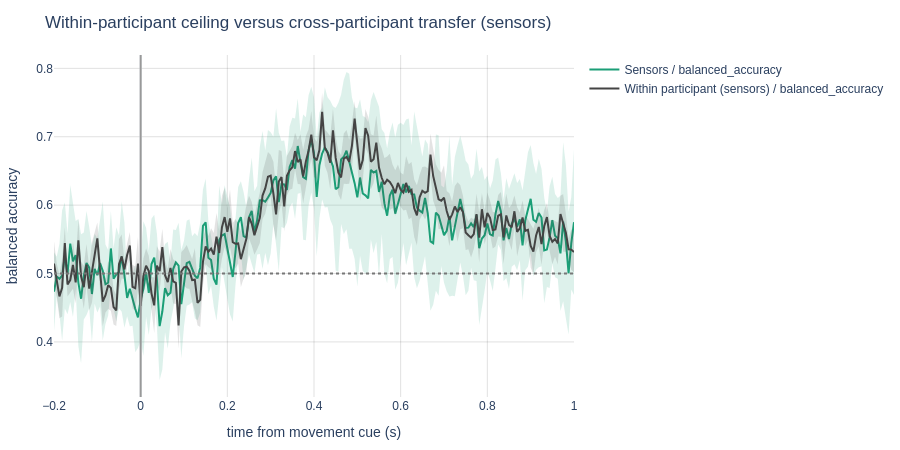

Write notebook code for a chart like this one.
### Markdown cell above
### 11a. The within-participant ceiling

LOSO asks a harder question than "can this signal be classified at all" — it demands that the pattern transfer between heads. Refitting the *identical* sliding decoder inside each participant with stratified k-fold cross-validation separates the two failure modes:

- if the within-participant curve is also near chance, the signal is weak;
- if the within-participant curve is high while LOSO is near chance, the signal is strong but **subject-specific**, and the entire cross-participant problem is one of correspondence rather than of signal-to-noise.

That distinction is precisely what alignment is trying to fix, so this curve is the ceiling every representation is working toward.

### Code cell
within_config = sensor_config.model_copy(deep=True)
within_config.cv = CVConfig(
    strategy="stratified", n_splits=WITHIN_SUBJECT_SPLITS, shuffle=True, random_state=SEED
)

within_frames = []
for subject in ANALYZED_SUBJECTS:
    rows = subject_ids == subject
    _, counts = np.unique(y[rows], return_counts=True)
    if len(counts) < 2 or counts.min() < WITHIN_SUBJECT_SPLITS:
        warnings.warn(f"Skipping {subject}: too few trials per class.", stacklevel=2)
        continue
    within_result = Experiment(within_config).run(
        X[rows], y[rows], sample_ids=trial_ids[rows],
        observation_level="epoch", time_axis=times,
    )
    curve = within_result.get_temporal_score_summary()
    curve["subject"] = subject
    within_frames.append(curve)

within_subject_scores = pd.concat(within_frames, ignore_index=True)
within_subject_scores = within_subject_scores[
    within_subject_scores["Metric"] == "balanced_accuracy"
]
within_subject_curve = (
    within_subject_scores.groupby("Time")["Mean"].agg(["mean", "std", "count"]).reset_index()
)
within_subject_curve["Model"] = "Within participant (sensors)"
within_subject_curve["Metric"] = "balanced_accuracy"
within_subject_curve["Mean"] = within_subject_curve["mean"]
within_subject_curve["Std"] = within_subject_curve["std"].fillna(0.0) / np.sqrt(
    within_subject_curve["count"].clip(lower=1)
)
within_subject_curve = within_subject_curve[["Model", "Metric", "Time", "Mean", "Std"]]

upper_bound_figure = plot_temporal_score_curve(
    pd.concat(
        [
            temporal_scores.loc[
                temporal_scores["Representation"] == "Sensors",
                ["Model", "Metric", "Time", "Mean", "Std"],
            ],
            within_subject_curve,
        ],
        ignore_index=True,
    ),
    metric="balanced_accuracy",
    title="Within-participant ceiling versus cross-participant transfer (sensors)",
    colors=REPRESENTATION_COLORS,
)
upper_bound_figure.add_hline(y=CHANCE_LEVEL, line_dash="dot", line_color="#777777")
upper_bound_figure.add_vline(x=0, line_color="#999999")
upper_bound_figure.update_yaxes(title_text="balanced accuracy")
upper_bound_figure.update_xaxes(title_text="time from movement cue (s)")
upper_bound_figure.show()

within_subject_peaks = (
    within_subject_scores.loc[
        within_subject_scores.groupby("subject")["Mean"].idxmax(),
        ["subject", "Time", "Mean"],
    ]
    .rename(columns={"Time": "peak_time_s", "Mean": "peak_balanced_accuracy"})
    .sort_values("subject")
    .reset_index(drop=True)
)
within_subject_peaks.round(3)

### Figure 1 — Plotly figure (JSON) as saved in the notebook; plotly's stock layout.template omitted (floating-point values rounded to 4 significant figures; data arrays with more than 128 entries replaced by an {"elided": "..."} marker saying what was removed)
{"data": [{"line": {"color": "#1b9e77", "width": 2}, "mode": "lines", "name": "Sensors / balanced_accuracy", "type": "scatter", "x": {"elided": "193 float values"}, "y": {"elided": "193 float values"}}, {"fill": "toself", "fillcolor": "rgba(27,158,119,0.15)", "hoverinfo": "skip", "line": {"color": "rgba(255,255,255,0)"}, "showlegend": false, "type": "scatter", "x": {"elided": "386 float values"}, "y": {"elided": "386 float values"}}, {"line": {"color": "#444444", "width": 2}, "mode": "lines", "name": "Within participant (sensors) / balanced_accuracy", "type": "scatter", "x": {"elided": "193 float values"}, "y": {"elided": "193 float values"}}, {"fill": "toself", "fillcolor": "rgba(68,68,68,0.15)", "hoverinfo": "skip", "line": {"color": "rgba(255,255,255,0)"}, "showlegend": false, "type": "scatter", "x": {"elided": "386 float values"}, "y": {"elided": "386 float values"}}], "layout": {"height": 450, "margin": {"b": 50, "l": 50, "r": 40, "t": 55}, "shapes": [{"line": {"color": "#777777", "dash": "dot"}, "type": "line", "x0": 0, "x1": 1, "xref": "x domain", "y0": 0.5, "y1": 0.5, "yref": "y"}, {"line": {"color": "#999999"}, "type": "line", "x0": 0, "x1": 0, "xref": "x", "y0": 0, "y1": 1, "yref": "y domain"}], "title": {"text": "Within-participant ceiling versus cross-participant transfer (sensors)"}, "xaxis": {"title": {"text": "time from movement cue (s)"}}, "yaxis": {"title": {"text": "balanced accuracy"}}}}
